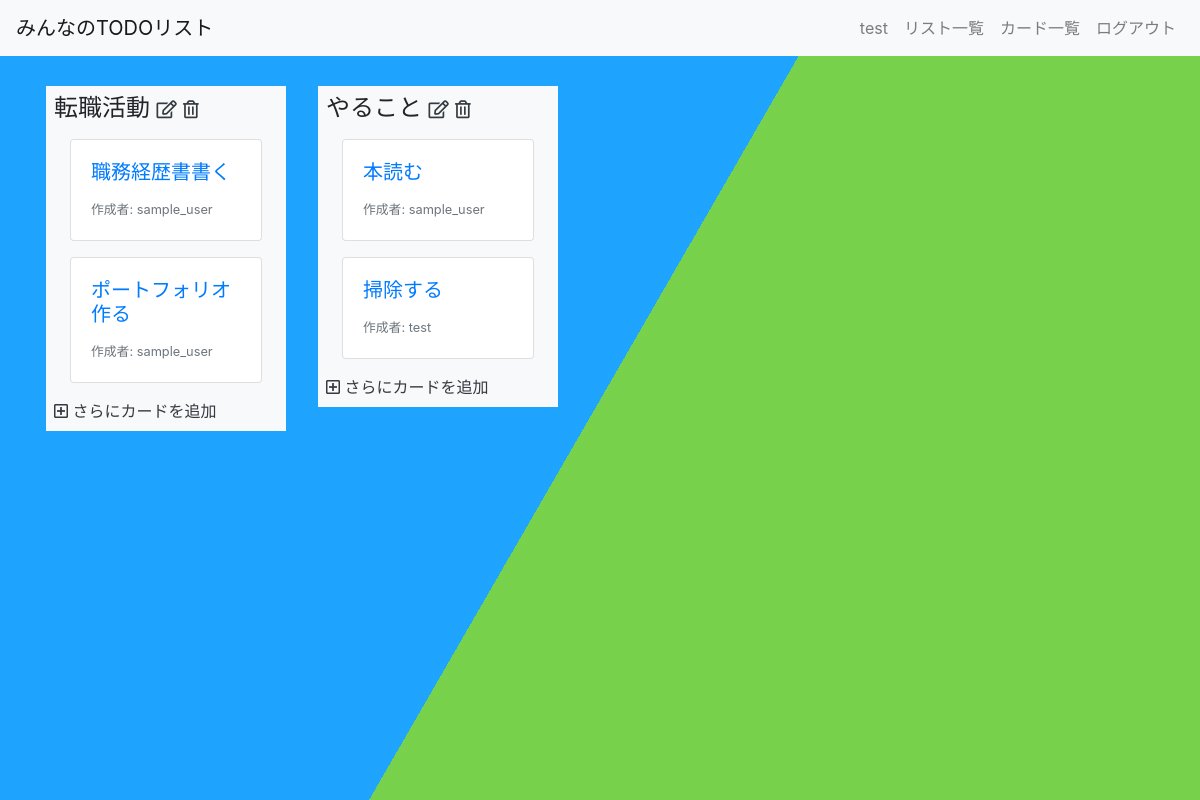
Page /todo/home/ (signed in) on the earlier database version.
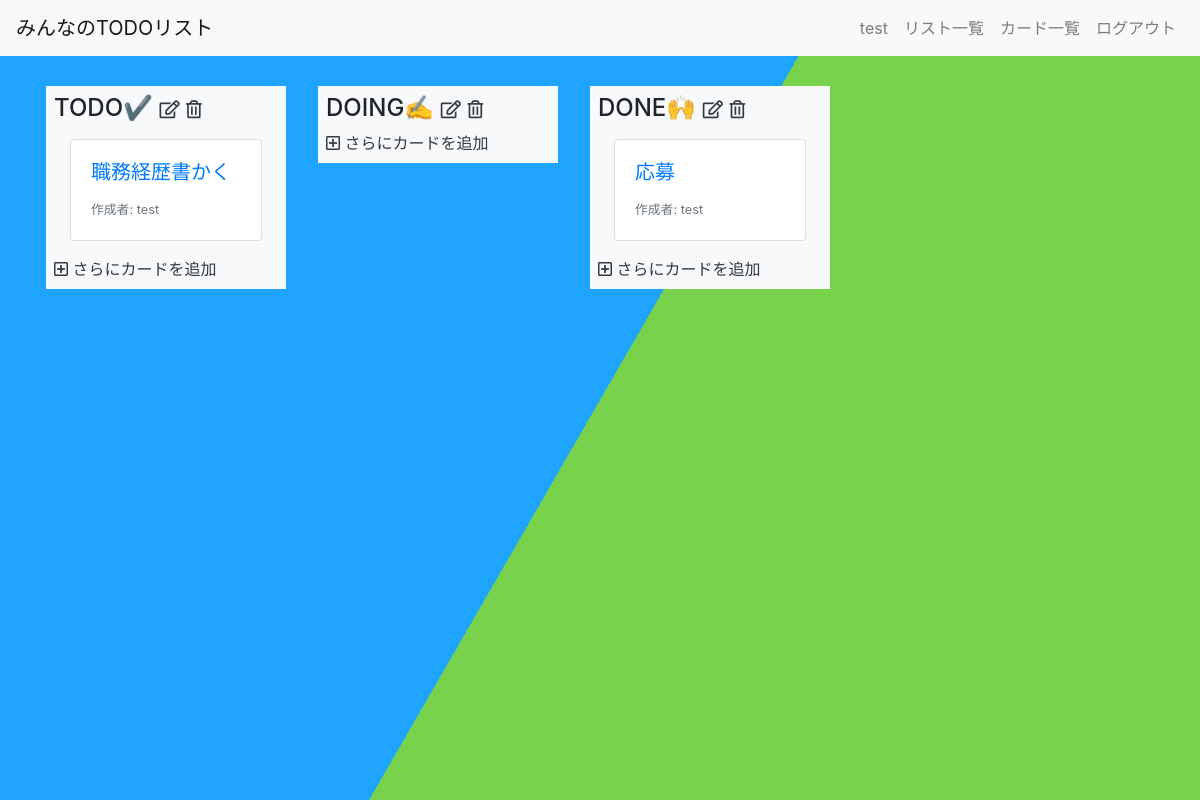
Same page on the later database version.
### todo/models.py (models this page shows, shortened)
class List(models.Model):
    title = models.CharField(max_length=200)
    user = models.ForeignKey(User, on_delete=models.CASCADE)

class Card(models.Model):
    title = models.CharField(max_length=200)
    description = models.TextField()
    user = models.ForeignKey(User, on_delete=models.CASCADE)
    list = models.ForeignKey(List, on_delete=models.CASCADE)

### todo/views.py (the view)
# urls.py: path("home/", views.HomeView.as_view(), name="home"),
class HomeView(LoginRequiredMixin, ListView):
    model = List
    template_name = "todo/home.html"

### todo/templates/todo/home.html
{% extends "todo/base.html" %}
{% block content %}
<div class="bg"></div>
<div class="bg bg2"></div>
<div class="bg bg3"></div>
<div class="content">
	<div class="container-fluid home">
		<div class="row flex-nowrap">
			{% for list in list_list %}
			<div class="bg-light m-3 p-2 list">
				<h4>{{ list.title }}
					<a href="{% url 'todo:lists_update' list.pk %}" class="text-dark"><i
							class="far fa-edit fa-xs"></i></a>
					<a href="{% url 'todo:lists_delete' list.pk %}" class="text-dark"><i
							class="far fa-trash-alt fa-xs"></i></a>
				</h4>
				{% for card in list.card_set.all %}
				<a href="{% url 'todo:cards_detail' card.pk %}" class="card m-3">
					<div class="card-body">
						<h5 class="card-title">{{ card.title }}</h5>
						<footer>
							<small class="text-muted">作成者: {{ card.user.username }}</small>
						</footer>
					</div>
				</a>
				{% endfor %}
				<a href="{% url 'todo:cards_create_from_home' list.pk %}" class="text-dark"><i class="far fa-plus-square"></i> さらにカードを追加</a>
			</div>
			{% endfor %}
		</div>
	</div>
</div>
{% endblock %}

### todo/templates/todo/base.html (shortened to what this page needs)
{% load static %}
<!doctype html>
<html lang="ja">
<head>
	<link rel="stylesheet" href="https://stackpath.bootstrapcdn.com/bootstrap/4.3.1/css/bootstrap.min.css"
>
	<link href="https://use.fontawesome.com/releases/v5.6.1/css/all.css" rel="stylesheet">
	<link rel="stylesheet" type="text/css" href="{% static 'todo/custom.css' %}">
</head>
<body>
	<header>
		<nav class="navbar navbar-expand-lg navbar-light bg-light fixed-top">
			{% if request.user.is_authenticated %}
			<a class="navbar-brand" href="{% url 'todo:home' %}">みんなのTODOリスト</a>
			{% else %}
			<a class="navbar-brand" href="{% url 'todo:index' %}">みんなのTODOリスト</a>
			{% endif %}
			<div class="collapse navbar-collapse" id="navbarSupportedContent">
				<ul class="navbar-nav">
					{% if request.user.is_authenticated %}
					<li class="nav-item">
						<a class="nav-link" href="{% url 'todo:users_detail' request.user.pk %}">{{ request.user.username }}</a>
					</li>
					<li class="nav-item">
						<a class="nav-link" href="{% url 'todo:lists_list' %}">リスト一覧</a>
					</li>
					<li class="nav-item">
						<a class="nav-link" href="{% url 'todo:cards_list' %}">カード一覧</a>
					</li>
					<li class="nav-item">
						<a class="nav-link" href="{% url 'logout' %}">ログアウト</a>
					</li>
					{% endif %}
				</ul>
			</div>
		</nav>
	</header>
	<main>
		{% block content %}
		{% endblock %}
	</main>
</body>
</html>

### todo/static/todo/custom.css (style rules this page uses)
body { padding-top: 70px; margin:0; }
html { height:100%; }
.bg { animation:slide 3s ease-in-out infinite alternate; background-image: linear-gradient(-60deg, #6c3 50%, #09f 50%); bottom:0; left:-50%; opacity:.5; position:fixed; right:-50%; top:0; z-index:-1; }
.bg2 { animation-direction:alternate-reverse; animation-duration:4s; }
.bg3 { animation-duration:5s; }
.content { margin-left: 30px; }
.home { display: table-cell !important; }
.list { width: 240px; height: 100%; margin-top: 50px; }

Differences in the rows shown:
removed List: title "転職活動"
removed Card: title "職務経歴書書く", user.username "sample_user", shown under "転職活動"
removed Card: title "ポートフォリオ作る", user.username "sample_user", shown under "転職活動"
removed List: title "やること"
removed Card: title "本読む", user.username "sample_user", shown under "やること"
removed Card: title "掃除する", user.username "test", shown under "やること"
added List: title "TODO✔️"
added Card: title "職務経歴書かく", user.username "test", shown under "TODO✔️"
added List: title "DOING✍️"
added List: title "DONE🙌"
added Card: title "応募", user.username "test", shown under "DONE🙌"
